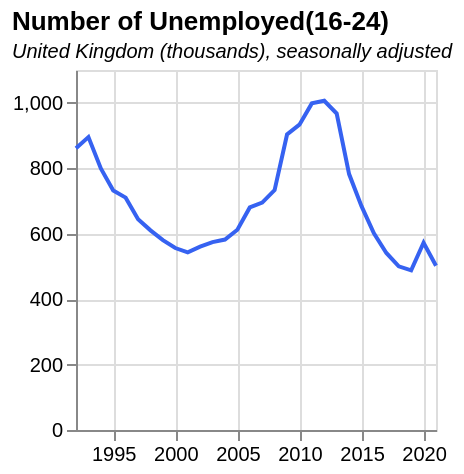

Describe this chart as a Vega-Lite specification.
### Vega-Lite specification from a JSON file in a GitHub repository (floating-point values rounded to 4 significant figures)
{"$schema": "https://vega.github.io/schema/vega-lite/v5.json", "data": {"values": [{"date": "1992", "label": "1992", "month": "", "quarter": "", "sourceDataset": "LMS", "updateDate": "2015-10-13T23:00:00.000Z", "value": "861", "year": "1992"}, {"date": "1993", "label": "1993", "month": "", "quarter": "", "sourceDataset": "LMS", "updateDate": "2015-10-13T23:00:00.000Z", "value": "895", "year": "1993"}, {"date": "1994", "label": "1994", "month": "", "quarter": "", "sourceDataset": "LMS", "updateDate": "2015-10-13T23:00:00.000Z", "value": "799", "year": "1994"}, {"date": "1995", "label": "1995", "month": "", "quarter": "", "sourceDataset": "LMS", "updateDate": "2015-10-13T23:00:00.000Z", "value": "732", "year": "1995"}, {"date": "1996", "label": "1996", "month": "", "quarter": "", "sourceDataset": "LMS", "updateDate": "2015-10-13T23:00:00.000Z", "value": "710", "year": "1996"}, {"date": "1997", "label": "1997", "month": "", "quarter": "", "sourceDataset": "LMS", "updateDate": "2015-10-13T23:00:00.000Z", "value": "644", "year": "1997"}, {"date": "1998", "label": "1998", "month": "", "quarter": "", "sourceDataset": "LMS", "updateDate": "2015-10-13T23:00:00.000Z", "value": "610", "year": "1998"}, {"date": "1999", "label": "1999", "month": "", "quarter": "", "sourceDataset": "LMS", "updateDate": "2015-10-13T23:00:00.000Z", "value": "580", "year": "1999"}, {"date": "2000", "label": "2000", "month": "", "quarter": "", "sourceDataset": "LMS", "updateDate": "2015-10-13T23:00:00.000Z", "value": "556", "year": "2000"}, {"date": "2001", "label": "2001", "month": "", "quarter": "", "sourceDataset": "LMS", "updateDate": "2015-10-13T23:00:00.000Z", "value": "543", "year": "2001"}, {"date": "2002", "label": "2002", "month": "", "quarter": "", "sourceDataset": "LMS", "updateDate": "2015-10-13T23:00:00.000Z", "value": "560", "year": "2002"}, {"date": "2003", "label": "2003", "month": "", "quarter": "", "sourceDataset": "LMS", "updateDate": "2015-10-13T23:00:00.000Z", "value": "574", "year": "2003"}, {"date": "2004", "label": "2004", "month": "", "quarter": "", "sourceDataset": "LMS", "updateDate": "2015-10-13T23:00:00.000Z", "value": "582", "year": "2004"}, {"date": "2005", "label": "2005", "month": "", "quarter": "", "sourceDataset": "LMS", "updateDate": "2015-10-13T23:00:00.000Z", "value": "612", "year": "2005"}, {"date": "2006", "label": "2006", "month": "", "quarter": "", "sourceDataset": "LMS", "updateDate": "2015-10-13T23:00:00.000Z", "value": "680", "year": "2006"}, {"date": "2007", "label": "2007", "month": "", "quarter": "", "sourceDataset": "LMS", "updateDate": "2015-10-13T23:00:00.000Z", "value": "695", "year": "2007"}, {"date": "2008", "label": "2008", "month": "", "quarter": "", "sourceDataset": "LMS", "updateDate": "2015-10-13T23:00:00.000Z", "value": "733", "year": "2008"}, {"date": "2009", "label": "2009", "month": "", "quarter": "", "sourceDataset": "LMS", "updateDate": "2015-10-13T23:00:00.000Z", "value": "903", "year": "2009"}, {"date": "2010", "label": "2010", "month": "", "quarter": "", "sourceDataset": "LMS", "updateDate": "2015-10-13T23:00:00.000Z", "value": "933", "year": "2010"}, {"date": "2011", "label": "2011", "month": "", "quarter": "", "sourceDataset": "LMS", "updateDate": "2019-02-19T00:00:00.000Z", "value": "998", "year": "2011"}, {"date": "2012", "label": "2012", "month": "", "quarter": "", "sourceDataset": "LMS", "updateDate": "2019-02-19T00:00:00.000Z", "value": "1006", "year": "2012"}, {"date": "2013", "label": "2013", "month": "", "quarter": "", "sourceDataset": "LMS", "updateDate": "2016-05-18T08:30:00.000Z", "value": "967", "year": "2013"}, {"date": "2014", "label": "2014", "month": "", "quarter": "", "sourceDataset": "LMS", "updateDate": "2015-10-13T23:00:00.000Z", "value": "782", "year": "2014"}, {"date": "2015", "label": "2015", "month": "", "quarter": "", "sourceDataset": "LMS", "updateDate": "2017-05-16T23:00:00.000Z", "value": "684", "year": "2015"}, {"date": "2016", "label": "2016", "month": "", "quarter": "", "sourceDataset": "LMS", "updateDate": "2019-02-19T00:00:00.000Z", "value": "601", "year": "2016"}, {"date": "2017", "label": "2017", "month": "", "quarter": "", "sourceDataset": "LMS", "updateDate": "2019-02-19T00:00:00.000Z", "value": "541", "year": "2017"}, {"date": "2018", "label": "2018", "month": "", "quarter": "", "sourceDataset": "LMS", "updateDate": "2019-02-19T00:00:00.000Z", "value": "500", "year": "2018"}, {"date": "2019", "label": "2019", "month": "", "quarter": "", "sourceDataset": "LMS", "updateDate": "2020-02-18T00:00:00.000Z", "value": "488", "year": "2019"}, {"date": "2020", "label": "2020", "month": "", "quarter": "", "sourceDataset": "LMS", "updateDate": "2022-08-15T23:00:00.000Z", "value": "572", "year": "2020"}, {"date": "2021", "label": "2021", "month": "", "quarter": "", "sourceDataset": "LMS", "updateDate": "2022-08-15T23:00:00.000Z", "value": "502", "year": "2021"}], "format": {"parse": {"date": "date"}}}, "title": {"text": "Number of Unemployed(16-24)", "subtitle": "United Kingdom (thousands), seasonally adjusted", "subtitleFontStyle": "italic", "subtitleFontSize": 10, "anchor": "start", "color": "black"}, "width": 180, "height": 180, "mark": {"type": "line", "color": "#3662f1", "strokeWidth": 2, "opacity": 1}, "encoding": {"x": {"field": "date", "type": "temporal", "title": null}, "y": {"field": "value", "type": "quantitative", "title": null}}}
